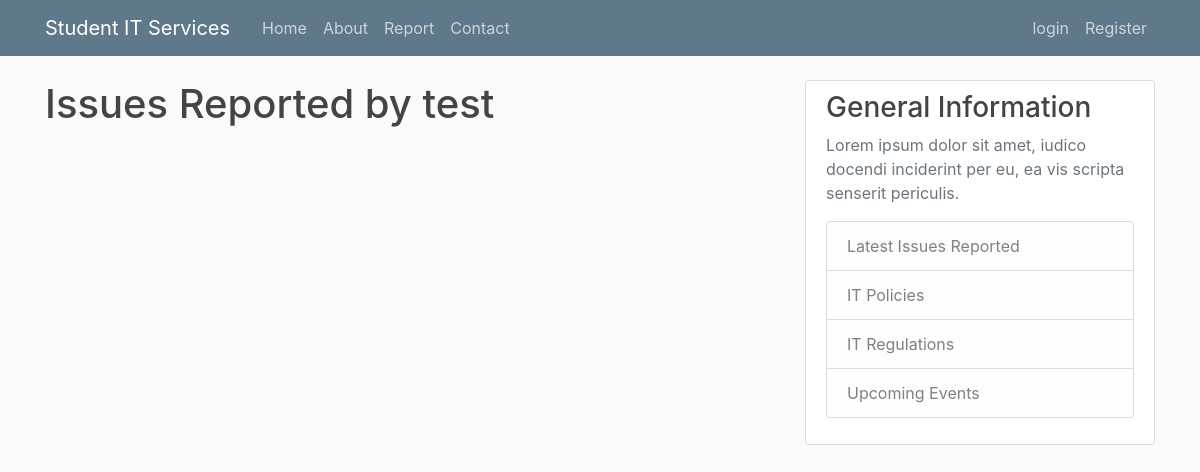
Page /issue/test on the earlier database version.
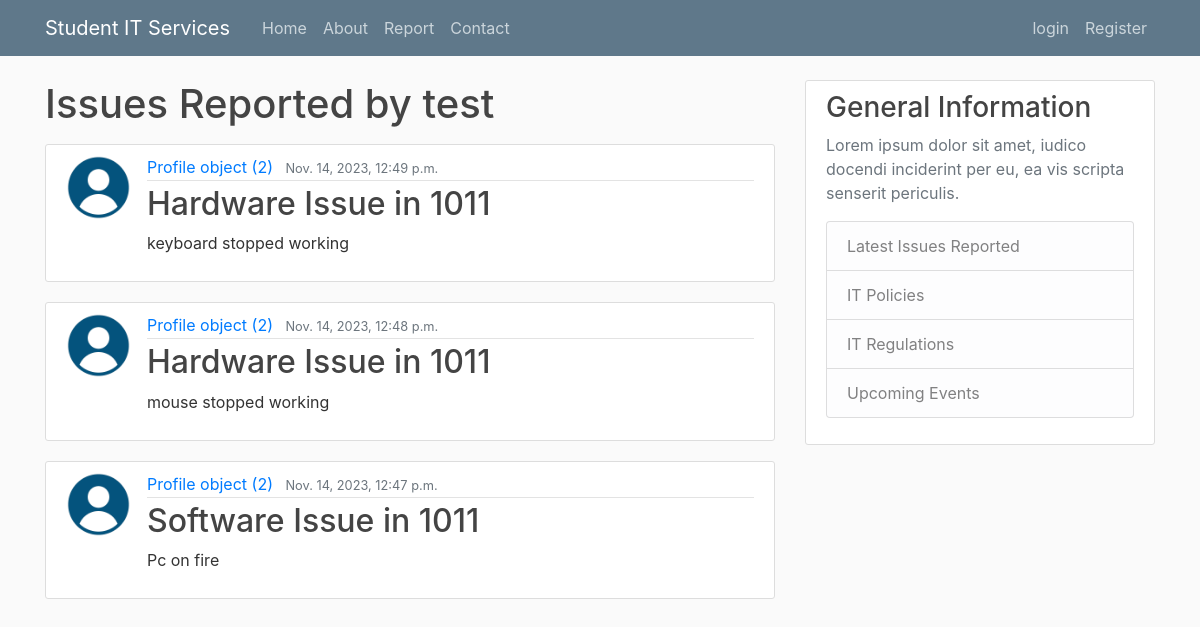
Same page on the later database version.
### itreporting/models.py (models this page shows, shortened)
class Issue(models.Model):
    type = models.CharField(max_length = 100 , choices =
    [('Hardware', 'Hardware'), ('Software', 'Software')])
    room = models.CharField(max_length = 100)
    urgent = models.BooleanField(default = False)
    details = models.TextField()
    date_submitted = models.DateTimeField(default = timezone.now)
    author = models.ForeignKey(User, related_name = 'issues', on_delete = models.CASCADE)
    def __str__(self):
        return f'{self.type} Issue in {self.room}'

### users/models.py (models this page shows)
class Profile(models.Model):
    user = models.OneToOneField(User, null = True, on_delete = models.CASCADE)
    image = models.ImageField(default = 'default.png', upload_to = 'profile_pics')

### itreporting/views.py (the view)
# urls.py: path('issue/<str:username>', UserPostListView.as_view(), name = 'user-issues'),
class UserPostListView(ListView):
    model = Issue
    template_name = 'itreporting/user_issues.html'
    context_object_name = 'issues'
    paginate_by = 5
    def get_queryset(self):
        user=get_object_or_404(User,
        username=self.kwargs.get('username'))
        return Issue.objects.filter(author=user).order_by('-date_submitted')

### itreporting/templates/itreporting/user_issues.html (shortened to what this page needs)
{% extends "itreporting/base.html" %}
{% block content %}
    <h1 class="mb-3"> Issues Reported by {{ view.kwargs.username }}
    </h1>
    {% for issue in issues %}
    <article class="media content-section">
            <img class="rounded-circle article-img" src="{{ issue.author.profile.image.url }}"/>
        <div class="media-body">
            <div class="article-metadata">
                <a class="mr-2" href="#">{{ issue.author.profile }}</a>
                <small class="text-muted">{{ issue.date_submitted}}</small>
            </div>
            <h2><a class="article-title" href="{% url 'itreporting:issue-detail' issue.id %}">{{ issue }}</a></h2>
            <p class="article-content">{{ issue.details }}</p>
        </div>
    </article>
{% endfor %}
{% endblock content %}

### itreporting/templates/itreporting/base.html (shortened to what this page needs)
{% load static %}
<!DOCTYPE html>
<html>
<head>
    <link rel="stylesheet" href="https://cdn.jsdelivr.net/npm/bootstrap@4.0.0/dist/css/bootstrap.min.css">
    <link rel="stylesheet" type="text/css" href="{% static 'css/styles.css' %}" />
</head>
<body>
    <div class="container">
        <header class="site-header">
            <nav class="navbar navbar-expand-md navbar-dark bg-steel fixed-top">
                <div class="container">
                <a class="navbar-brand mr-4" href="{% url 'itreporting:home' %}">Student IT Services</a>
                <div class="collapse navbar-collapse" id="navbarToggle">
                    <div class="navbar-nav mr-auto">
                        <a class="nav-item nav-link" href="{% url 'itreporting:home' %}">Home</a>
                        <a class="nav-item nav-link" href="{% url 'itreporting:about' %}">About</a>
                        <a class="nav-item nav-link" href="{% url 'itreporting:report' %}">Report</a>
                        <a class="nav-item nav-link" href="{% url 'itreporting:contact' %}">Contact</a>
                    </div>
                    <div class="navbar-nav">
                        {% if user.is_authenticated %}
                        <a class="nav-item nav-link" href="{% url 'itreporting:issue-create' %}">Report New Issue</a>
                        <a class="nav-item nav-link" href="{% url 'profile' %}">Profile</a>
                        <a class="nav-item nav-link" href="{% url 'logout' %}">Logout</a>
                        {% else %}
                        <a class="nav-item nav-link" href="{% url 'login' %}">login</a>
                    <a class="nav-item nav-link" href="{% url 'register' %}">Register</a>
                            {% endif %}
                    </div>
                </div>
                </div>
            </nav>
        </header>
        <div class="row">
            <div class="col-md-8">
            {% block content %}{% endblock %}
            </div>
            <div class="col-md-4">
                <div class="content-section">
                    <h3>General Information</h3>
                    <p class='text-muted'>Lorem ipsum dolor sit amet, iudico docendi inciderint per eu, ea vis scripta senserit periculis.
                      <ul class="list-group">
                        <li class="list-group-item list-group-item-light">Latest Issues Reported</li>
                        <li class="list-group-item list-group-item-light">IT Policies</li>
                        <li class="list-group-item list-group-item-light">IT Regulations</li>
                        <li class="list-group-item list-group-item-light">Upcoming Events</li>
                      </ul>
                    </p>
                  </div>
            </div>
        </div>
    </div>
</body>
</html>

### itreporting/static/css/styles.css (style rules this page uses)
html { position: relative; min-height: 100%; }
body { background: #fafafa; color: #333333; margin-top: 5rem; margin-bottom: 50px; }
h1, h2, h3, h4, h5, h6 { color: #444444; }
ul { margin: 0; }
.bg-steel { background-color: #5f788a; }
.site-header .navbar-nav .nav-link { color: #cbd5db; }
.content-section { background: #ffffff; padding: 10px 20px; border: 1px solid #dddddd; border-radius: 3px; margin-bottom: 20px; }
.article-title { color: #444444; }
.article-content { white-space: pre-line; }
.article-img { height: 65px; width: 65px; margin-right: 16px; }
.article-metadata { padding-bottom: 1px; margin-bottom: 4px; border-bottom: 1px solid #e3e3e3 }

Differences in the rows shown:
added Issue: author.profile.image (placeholder picture), author.profile "Profile object (2)", date_submitted "Nov. 14, 2023, 12:49 p.m.", type+room "Hardware Issue in 1011", details "keyboard stopped working"
added Issue: author.profile.image (placeholder picture), author.profile "Profile object (2)", date_submitted "Nov. 14, 2023, 12:48 p.m.", type+room "Hardware Issue in 1011", details "mouse stopped working"
added Issue: author.profile.image (placeholder picture), author.profile "Profile object (2)", date_submitted "Nov. 14, 2023, 12:47 p.m.", type+room "Software Issue in 1011", details "Pc on fire"
